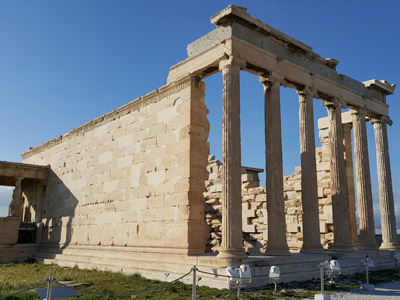
#> input picture OpenCV/text_book/opencv_practice_answer/images/hough2.jpg, 400 x 300 px
$ python 05-cv-06-03-keypoint.py
#> lines starting #> are read from the running program, lines starting #| are printed output that depends on the picture
import sys
import numpy as np
import cv2


# 영상 불러오기
# src1 = cv2.imread('images/book.jpg', cv2.IMREAD_GRAYSCALE)
# src2 = cv2.imread('images/book2.jpg', cv2.IMREAD_GRAYSCALE)
src1 = cv2.imread('images/hough2.jpg', cv2.IMREAD_GRAYSCALE)
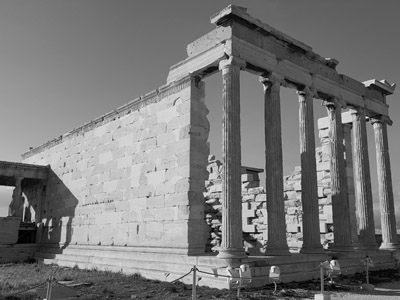
#> src1: shape (300, 400); min 0, max 247, mean 120.1
src2 = cv2.imread('images/hough_resize.jpg', cv2.IMREAD_GRAYSCALE)
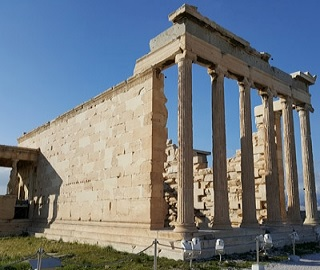
#> input picture OpenCV/text_book/opencv_practice_answer/images/hough_resize.jpg, 320 x 270 px
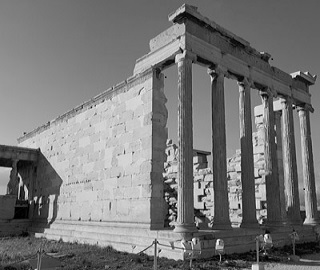
#> src2: shape (270, 320); min 0, max 255, mean 119.5

if src1 is None or src2 is None:
    print('Image load failed!')
    sys.exit()

# 특징점 알고리즘 객체 생성 (KAZE, AKAZE, ORB 등)
feature = cv2.KAZE_create()
#feature = cv2.AKAZE_create()
#feature = cv2.ORB_create()

# 특징점 검출
kp1 = feature.detect(src1)
#> kp1 = 666 keypoints; strongest (x, y, size): (348, 115, 9.6), (212, 68, 9.3), (294, 244, 9.7), (326, 215, 9.7)
kp2 = feature.detect(src2)
#> kp2 = 515 keypoints; strongest (x, y, size): (278, 104, 8), (169, 61, 7.7), (277, 104, 5.9), (235, 219, 9.2)

print('# of kp1:', len(kp1))
#| # of kp1: 666
print('# of kp2:', len(kp2))
#| # of kp2: 515

# 검출된 특징점 출력 영상 생성
dst1 = cv2.drawKeypoints(src1, kp1, None,
                         flags=cv2.DRAW_MATCHES_FLAGS_DRAW_RICH_KEYPOINTS)
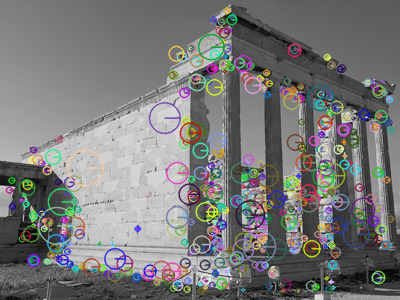
#> dst1: shape (300, 400, 3); mean of channels 0, 1, 2 120.4, 121, 120.8; drawn as B, G, R
dst2 = cv2.drawKeypoints(src2, kp2, None,
                         flags=cv2.DRAW_MATCHES_FLAGS_DRAW_RICH_KEYPOINTS)
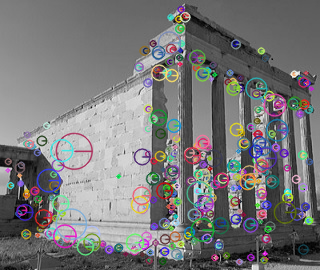
#> dst2: shape (270, 320, 3); mean of channels 0, 1, 2 120.3, 119.4, 119.9; drawn as B, G, R

cv2.imshow('dst1', dst1)
cv2.imshow('dst2', dst2)
cv2.waitKey()
cv2.destroyAllWindows()
